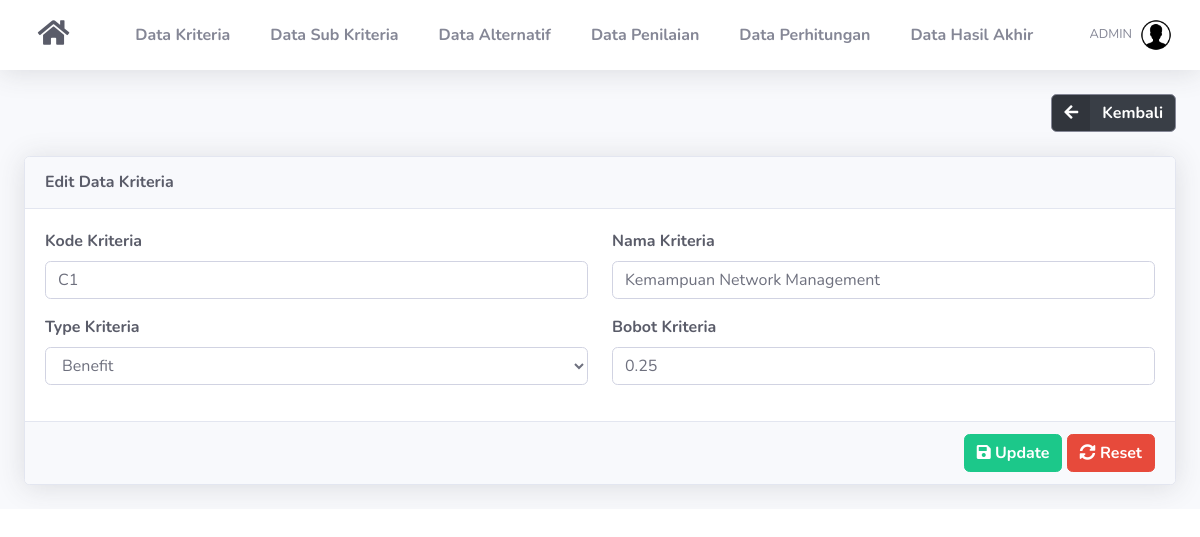
The page /edit-kriteria.php?id=1 (signed in) on the database its author committed.
### tables this page shows
CREATE TABLE `kriteria` (
  `id_kriteria` int(11) NOT NULL,
  `kode_kriteria` varchar(10) NOT NULL,
  `nama` varchar(50) NOT NULL,
  `type` enum('Benefit','Cost') NOT NULL,
  `bobot` float NOT NULL
);

### includes/functions.php (called while the page is built, shortened)
<?php
function get_role() {
	if(isset($_SESSION['user_id']) && isset($_SESSION['role'])) {
		if($_SESSION['role'] == '1') {
			return 'admin';
		} else {
			return 'user';
		}
	} else {
		return false;
	}
}
?>

### edit-kriteria.php (the view, shortened to what this page needs)
<?php require_once('includes/init.php');
$user_role = get_role();
if($user_role == 'admin') {
$id_kriteria = (isset($_GET['id'])) ? trim($_GET['id']) : '';
require_once('template/header.php');
?>
<div class="d-sm-flex align-items-center justify-content-end mb-4">
	<a href="list-kriteria.php" class="btn btn-secondary btn-icon-split font-weight-bold" style="background-color:#393E46; color:white"><span class="icon"><i class="fas fa-arrow-left"></i></span>
		<span class="text">Kembali</span>
	</a>
</div>
<div class="card shadow mb-4 text-dark">
    <div class="card-header py-3">
        <h6 class="m-0 font-weight-bold text-dark"> Edit Data Kriteria</h6>
    </div>
	<form action="edit-kriteria.php?id=<?php echo $id_kriteria; ?>" method="post">
		<?php
		if(!$id_kriteria) {
		?>
		<div class="card-body">
			<div class="alert alert-danger">Data tidak ada</div>
		</div>
		<?php
		}else{
		$data = mysqli_query($koneksi,"SELECT * FROM kriteria WHERE id_kriteria='$id_kriteria'");
		$cek = mysqli_num_rows($data);
		if($cek <= 0) {
		?>
		<div class="card-body">
			<div class="alert alert-danger">Data tidak ada</div>
		</div>
		<?php
		}else{
			while($d = mysqli_fetch_array($data)){
		?>
		<div class="card-body">
			<div class="row">
				<div class="form-group col-md-6">
					<label class="font-weight-bold">Kode Kriteria</label>
					<input autocomplete="off" type="text" name="kode_kriteria" required value="<?php echo $d['kode_kriteria']; ?>" class="form-control"/>
				</div>
				<div class="form-group col-md-6">
					<label class="font-weight-bold">Nama Kriteria</label>
					<input autocomplete="off" type="text" name="nama" required value="<?php echo $d['nama']; ?>" class="form-control"/>
				</div>
				<div class="form-group col-md-6">
					<label class="font-weight-bold">Type Kriteria</label>
					<select name="type" class="form-control" required>
						<option value="Benefit" <?php if($d['type']=="Benefit") {echo "selected";} ?>>Benefit</option>
					</select>
				</div>
				<div class="form-group col-md-6">
					<label class="font-weight-bold">Bobot Kriteria</label>
					<input autocomplete="off" type="number" name="bobot" required value="<?php echo $d['bobot']; ?>" step="0.01" class="form-control"/>
				</div>
			</div>
		</div>
		<div class="card-footer text-right">
            <button name="submit" value="submit" type="submit" class="btn btn-success font-weight-bold"><i class="fa fa-save"></i> Update</button>
            <button type="reset" class="btn btn-danger font-weight-bold"><i class="fa fa-sync-alt"></i> Reset</button>
        </div>
		<?php
		}
		}
		}
		?>
	</form>
</div>
<?php
require_once('template/footer.php');
}else {
	header('Location: login.php');
}
?>

### rows shown on the page
kriteria: kode_kriteria "C1", nama "Kemampuan Network Management", type "Benefit", bobot "0.25"

### other values the page prints
$_SESSION['username'] "ADMIN"
